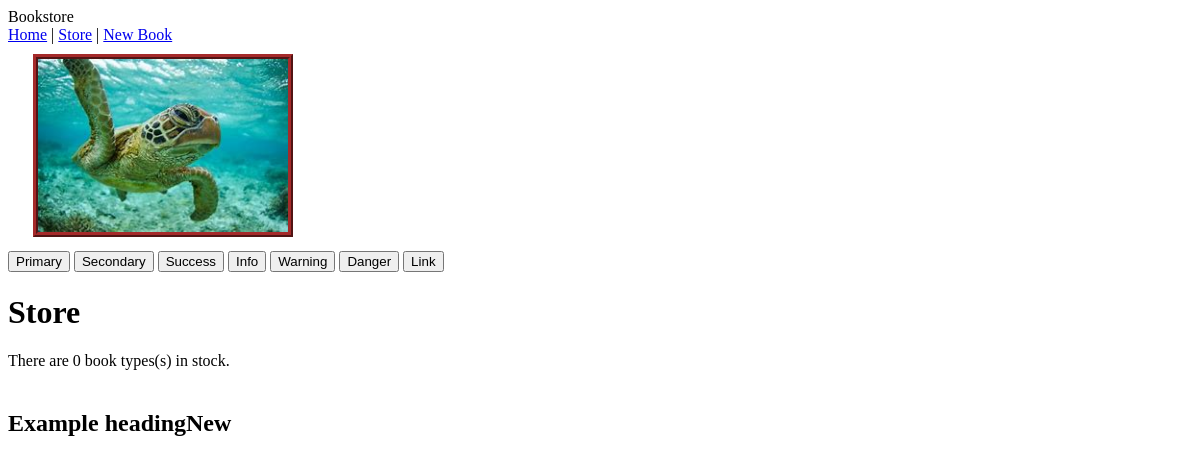
The page /store/ on the database as committed earlier.
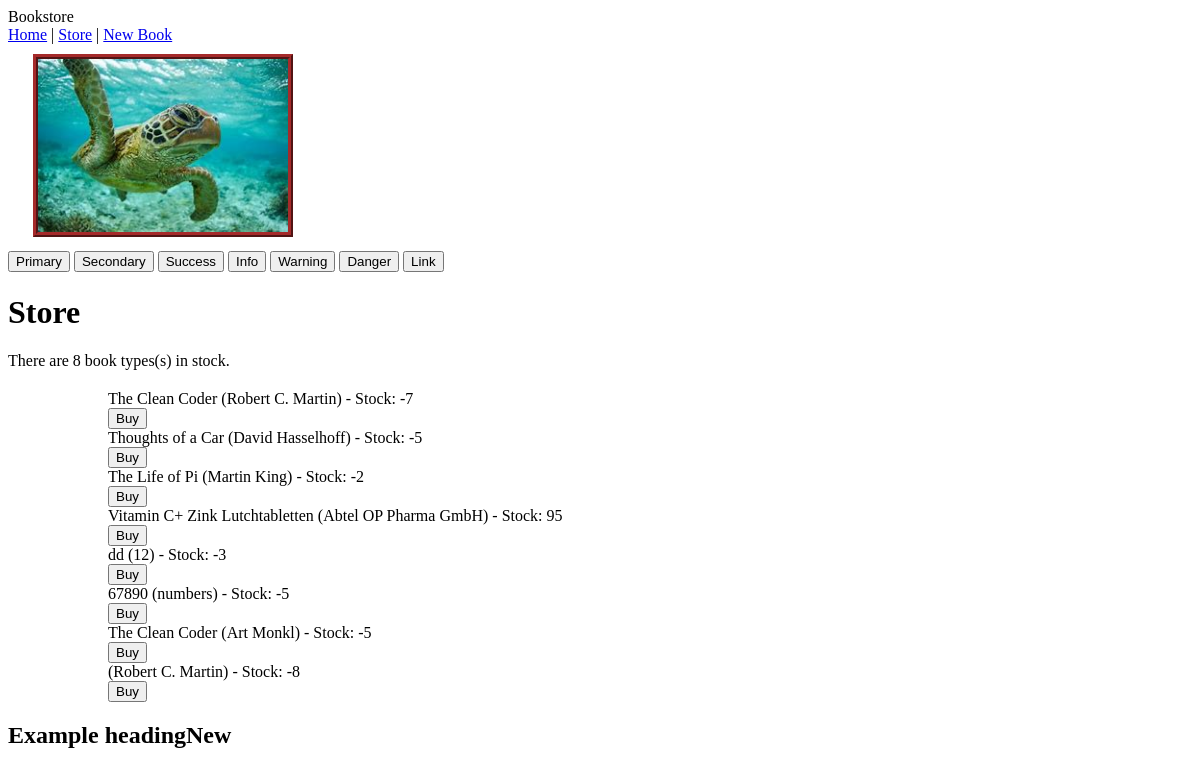
The same page on the database as committed later.
### store/models.py (models this page shows, shortened)
class Book(models.Model):
    title = models.CharField(max_length=200)
    author = models.CharField(max_length=200)
    description = models.TextField()
    publish_date = models.DateField(default=datetime.date.today)
    price = models.DecimalField(decimal_places=2, max_digits=8)
    stock = models.IntegerField(default=0)

### store/views.py (the view)
# urls.py: path('', include('store.urls'))
def store(request):
    if request.method == "POST":
        book = Book.objects.get(id=request.POST.get('id'))
        book.buy_book()
    books = Book.objects.all()
    count = books.count()
    context = {
        'count': count,
        'books': books,
    }
    return render(request, 'store/store.html', context)

### store/templates/store/store.html (shortened to what this page needs)
{% extends "base.html" %}
{% block content %}
    <h1>
      Store
    </h1>
    <p>There are {{count}} book types(s) in stock.</p>
    <ul>
<section class="books-container">
    {% for book in books %}
    <div>
      {{book.title}} ({{book.author}}) - Stock: {{book.stock}}
      <form action="{% url 'store' %}" method="POST">
        <button class="btn btn-info" type="submit">Buy</button>
    </form>
    </div>
    {% endfor %}
    </ul>
{% endblock %}

### store/templates/base.html (shortened to what this page needs)
{% load static %}
{% load bootstrap4 %}
{% load bootstrap_themes %}
<!DOCTYPE html>
<html lang="en">
  <head>
    <link rel="stylesheet" type="text/css" href="styles.css" />
    <link rel="stylesheet" href="{% static 'base/css/styles.css' %}">
  </head>
  <body>
  <div>Bookstore</div>
  <nav>
  <a href="{% url 'index' %}">Home</a> |
  <a href="{% url 'store' %}">Store</a> |
  <a href="{% url 'new_book' %}">New Book</a>
  </nav>
  <img class="header-image" src="{% static 'base/img/turtle.jpg' %}" alt="Turtle">
  <div>
  <button type="button" class="btn btn-primary">Primary</button>
<button type="button" class="btn btn-secondary">Secondary</button>
<button type="button" class="btn btn-success">Success</button>
<button type="button" class="btn btn-info">Info</button>
<button type="button" class="btn btn-warning">Warning</button>
<button type="button" class="btn btn-danger">Danger</button>
<button type="button" class="btn btn-link">Link</button>
  </div>
  {% block bootstrap4_content %}
    {% block content %}
    {% endblock %}
    <h2>Example heading<span class="badge badge-primary">New</span></h2>
    {% endblock %}
  </body>
</html>

### store/static/base/css/styles.css (style rules this page uses)
.header-image { width: 250px; border: 5px ridge brown; margin: 10px 25px; }
.books-container { margin: 20px 60px; display: flex; flex-direction: column; }

Rows that differ between the two databases and show on the page:
added Book: title "The Clean Coder", author "Robert C. Martin", stock "-7"
added Book: title "Thoughts of a Car", author "David Hasselhoff", stock "-5"
added Book: title "The Life of Pi", author "Martin King", stock "-2"
added Book: title "Vitamin C+ Zink Lutchtabletten", author "Abtel OP Pharma GmbH", stock "95"
added Book: title "dd", author "12", stock "-3"
added Book: title "67890", author "numbers", stock "-5"
added Book: title "The Clean Coder", author "Art Monkl", stock "-5"
added Book: author "Robert C. Martin", stock "-8"
Other text that changed with them:
{{ count }}: "0" → "8"
